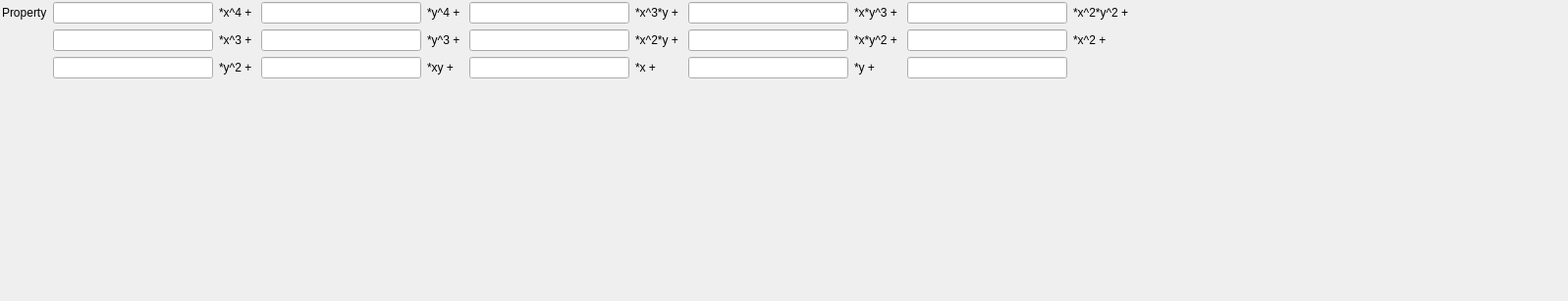
<?xml version="1.0" encoding="UTF-8"?>
<ui version="4.0">
 <class>FourthOrderPolynomialWidget</class>
 <widget class="QWidget" name="FourthOrderPolynomialWidget">
  <property name="geometry">
   <rect>
    <x>0</x>
    <y>0</y>
    <width>1597</width>
    <height>307</height>
   </rect>
  </property>
  <layout class="QGridLayout" name="gridLayout_2">
   <property name="leftMargin">
    <number>2</number>
   </property>
   <property name="topMargin">
    <number>2</number>
   </property>
   <property name="rightMargin">
    <number>2</number>
   </property>
   <property name="bottomMargin">
    <number>2</number>
   </property>
   <item row="1" column="4">
    <widget class="DREAM3DLineEdit" name="c04"/>
   </item>
   <item row="1" column="7">
    <widget class="QLabel" name="label_14">
     <property name="text">
      <string>*x^3*y + </string>
     </property>
    </widget>
   </item>
   <item row="1" column="8">
    <widget class="DREAM3DLineEdit" name="c13"/>
   </item>
   <item row="1" column="11">
    <widget class="QLabel" name="label_16">
     <property name="text">
      <string>*x^2*y^2 + </string>
     </property>
    </widget>
   </item>
   <item row="1" column="2">
    <widget class="DREAM3DLineEdit" name="c40"/>
   </item>
   <item row="4" column="26">
    <widget class="QLabel" name="label_7">
     <property name="text">
      <string/>
     </property>
    </widget>
   </item>
   <item row="1" column="10">
    <widget class="DREAM3DLineEdit" name="c22"/>
   </item>
   <item row="1" column="6">
    <widget class="DREAM3DLineEdit" name="c31"/>
   </item>
   <item row="1" column="9">
    <widget class="QLabel" name="label_15">
     <property name="text">
      <string>*x*y^3 + </string>
     </property>
    </widget>
   </item>
   <item row="1" column="5">
    <widget class="QLabel" name="label_13">
     <property name="text">
      <string>*y^4 + </string>
     </property>
    </widget>
   </item>
   <item row="1" column="3">
    <widget class="QLabel" name="label_12">
     <property name="text">
      <string>*x^4 + </string>
     </property>
    </widget>
   </item>
   <item row="1" column="1">
    <widget class="QLabel" name="label">
     <property name="text">
      <string>Property</string>
     </property>
    </widget>
   </item>
   <item row="3" column="2">
    <widget class="DREAM3DLineEdit" name="c02"/>
   </item>
   <item row="3" column="3">
    <widget class="QLabel" name="label_3">
     <property name="text">
      <string>*y^2 + </string>
     </property>
    </widget>
   </item>
   <item row="3" column="4">
    <widget class="DREAM3DLineEdit" name="c11">
     <property name="text">
      <string/>
     </property>
    </widget>
   </item>
   <item row="3" column="5">
    <widget class="QLabel" name="label_4">
     <property name="text">
      <string>*xy + </string>
     </property>
    </widget>
   </item>
   <item row="3" column="6">
    <widget class="DREAM3DLineEdit" name="c10"/>
   </item>
   <item row="3" column="7">
    <widget class="QLabel" name="label_5">
     <property name="text">
      <string>*x + </string>
     </property>
    </widget>
   </item>
   <item row="3" column="8">
    <widget class="DREAM3DLineEdit" name="c01"/>
   </item>
   <item row="3" column="9">
    <widget class="QLabel" name="label_6">
     <property name="text">
      <string>*y + </string>
     </property>
    </widget>
   </item>
   <item row="3" column="10">
    <widget class="DREAM3DLineEdit" name="c00"/>
   </item>
   <item row="3" column="11">
    <spacer name="horizontalSpacer_2">
     <property name="orientation">
      <enum>Qt::Horizontal</enum>
     </property>
     <property name="sizeHint" stdset="0">
      <size>
       <width>40</width>
       <height>20</height>
      </size>
     </property>
    </spacer>
   </item>
   <item row="2" column="11">
    <widget class="QLabel" name="label_2">
     <property name="text">
      <string>*x^2 + </string>
     </property>
    </widget>
   </item>
   <item row="2" column="10">
    <widget class="DREAM3DLineEdit" name="c20"/>
   </item>
   <item row="2" column="9">
    <widget class="QLabel" name="label_11">
     <property name="text">
      <string>*x*y^2 + </string>
     </property>
    </widget>
   </item>
   <item row="2" column="8">
    <widget class="DREAM3DLineEdit" name="c12"/>
   </item>
   <item row="2" column="7">
    <widget class="QLabel" name="label_10">
     <property name="text">
      <string>*x^2*y + </string>
     </property>
    </widget>
   </item>
   <item row="2" column="6">
    <widget class="DREAM3DLineEdit" name="c21"/>
   </item>
   <item row="2" column="5">
    <widget class="QLabel" name="label_9">
     <property name="text">
      <string>*y^3 + </string>
     </property>
    </widget>
   </item>
   <item row="2" column="4">
    <widget class="DREAM3DLineEdit" name="c03"/>
   </item>
   <item row="2" column="3">
    <widget class="QLabel" name="label_8">
     <property name="text">
      <string>*x^3 + </string>
     </property>
    </widget>
   </item>
   <item row="2" column="2">
    <widget class="DREAM3DLineEdit" name="c30"/>
   </item>
   <item row="1" column="14">
    <spacer name="horizontalSpacer">
     <property name="orientation">
      <enum>Qt::Horizontal</enum>
     </property>
     <property name="sizeHint" stdset="0">
      <size>
       <width>40</width>
       <height>20</height>
      </size>
     </property>
    </spacer>
   </item>
   <item row="2" column="17">
    <spacer name="horizontalSpacer_3">
     <property name="orientation">
      <enum>Qt::Horizontal</enum>
     </property>
     <property name="sizeHint" stdset="0">
      <size>
       <width>40</width>
       <height>20</height>
      </size>
     </property>
    </spacer>
   </item>
  </layout>
 </widget>
 <customwidgets>
  <customwidget>
   <class>DREAM3DLineEdit</class>
   <extends>QLineEdit</extends>
   <header location="global">DREAM3DLineEdit.h</header>
  </customwidget>
 </customwidgets>
 <resources>
  <include location="../../../../Resources/icons/images/Icons.qrc"/>
 </resources>
 <connections/>
</ui>
